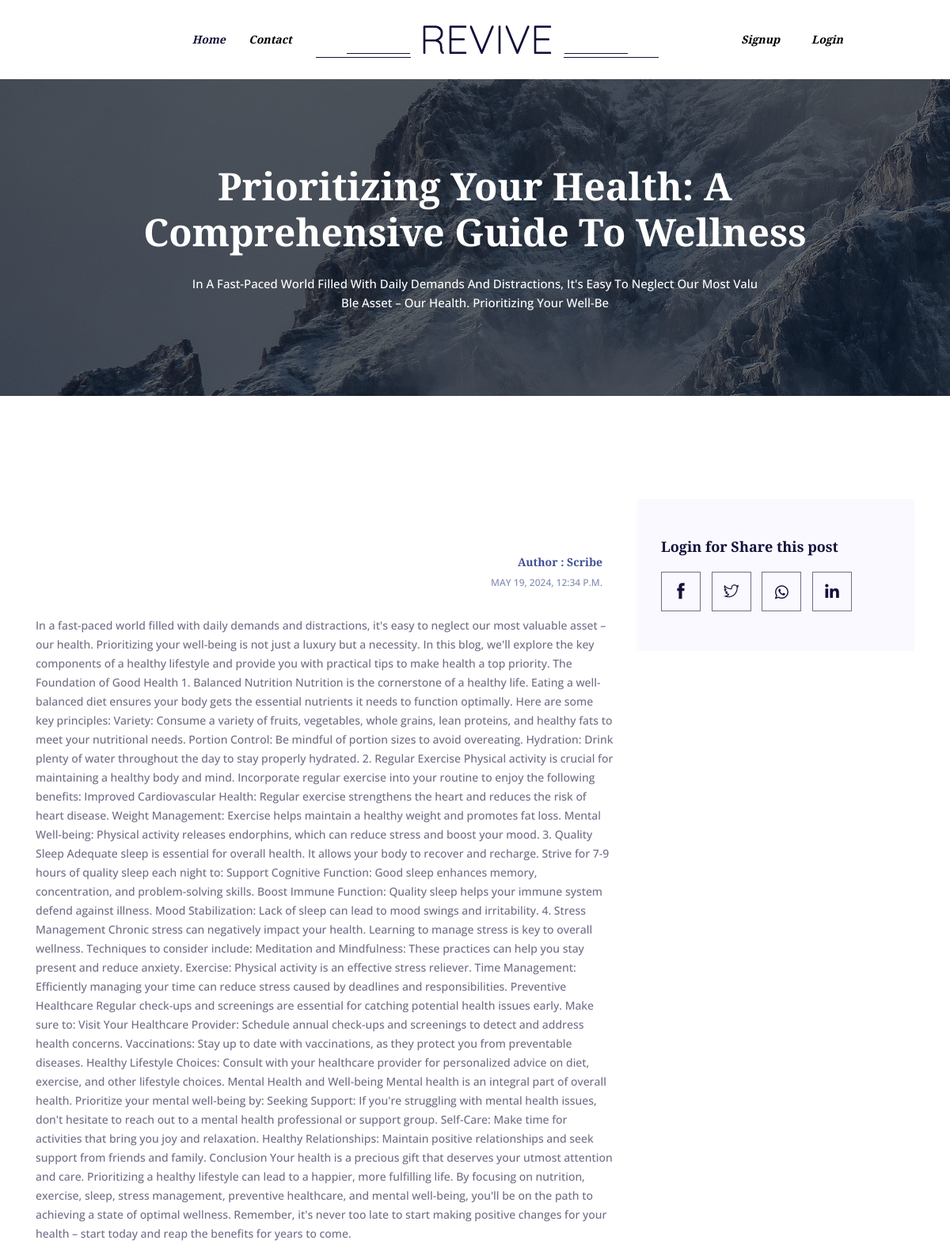
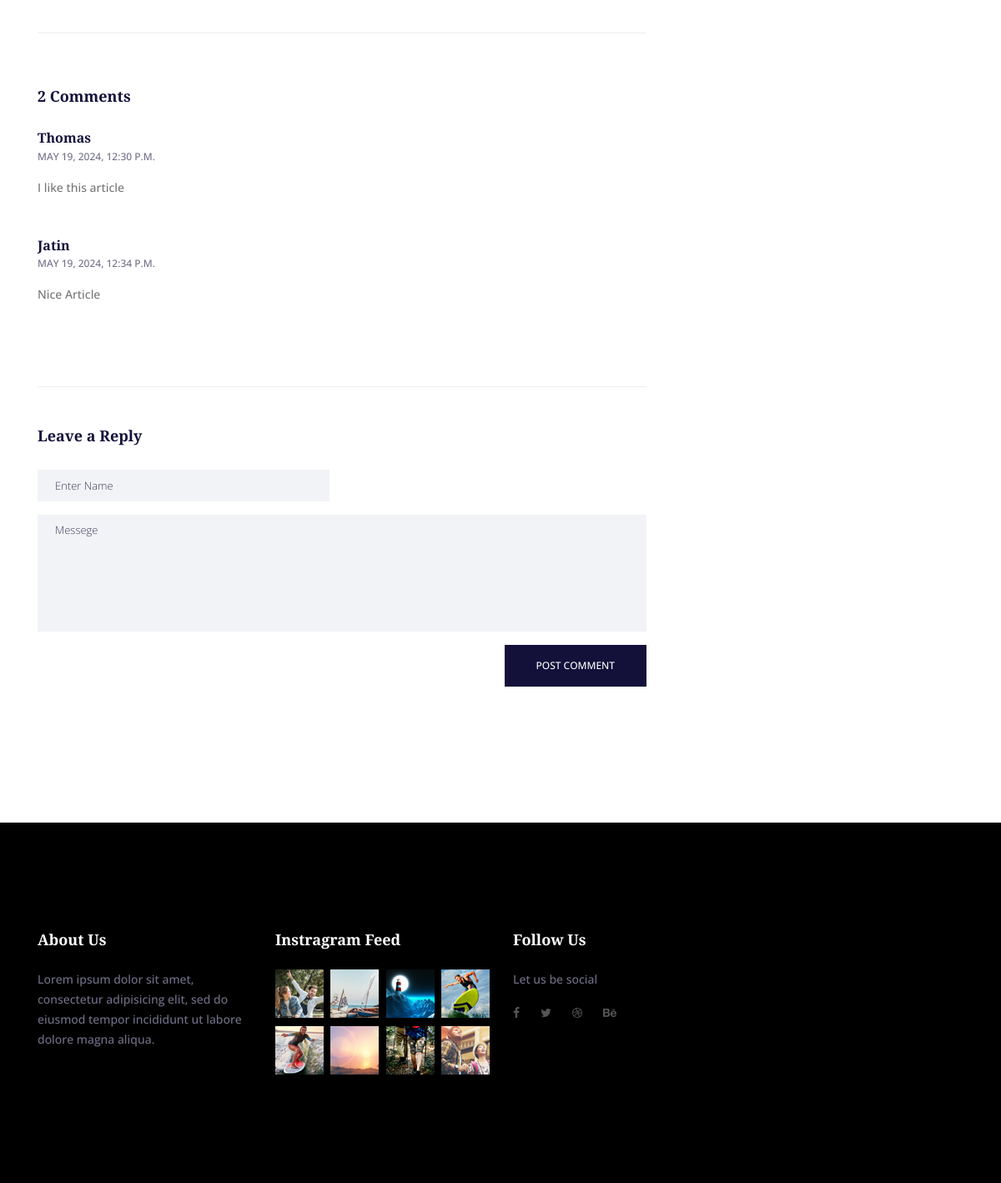
The app's page /single_blog/8862556eaafa4d7091398861e923f5ef with its own data (2 pictures, top to bottom).
### User/models.py (models this page shows, shortened)
class Blog(BaseModel):
    user= models.ForeignKey('user', related_name='user', on_delete=models.CASCADE)
    author_name=models.CharField(max_length=50,null=True,blank=True)
    title=models.CharField(max_length=100,null=True,blank=True)
    category=models.CharField(max_length=50,null=True,blank=True)
    content=models.TextField(blank=True,null=True)
    image = models.ImageField(upload_to="image")
    comment=models.IntegerField(null=True,default=0)

class Comment(BaseModel):
    blog= models.ForeignKey('blog', related_name='blog', on_delete=models.CASCADE)
    name=models.CharField(max_length=30,null=True,blank=True)
    message=models.TextField(blank=True,null=True)

### home/views.py (the view)
# urls.py: path("single_blog/<uid>",views.single_blog,name='single_blog'),
def single_blog(request,uid):
    if 'uid' in request.COOKIES and 'email' in request.COOKIES:
        email=request.COOKIES['email']
        uuid=request.COOKIES['uid']
        name=request.COOKIES['name']
        user=User.objects.get(uid=uuid)
        blog_post=Blog.objects.filter(user=user).count
        blog=Blog.objects.get(uid=uid)
        comments=Comment.objects.filter(blog=blog)
        context={
                "blog":blog,"uid":uuid,"user":user,"email":email,'comment':comments,'name':name,
                'blog_post':blog_post
                }
        return render(request,'Blog/blog-single.html',context)
    else:
        blog=Blog.objects.get(uid=uid)
        comments=Comment.objects.filter(blog=blog)
        context={
                'blog':blog,
                'comment':comments
            }
        return render(request,'Blog/blog-single.html',context)

### templates/Blog/blog-single.html (shortened to what this page needs)
{%extends 'Blog/base.html'%}
{%load static%}
{%block body%}
<body>
     {%if blog%}
     <section class="banner-area relative">
        <div class="overlay overlay-bg"></div>
      <div class="banner-content text-center">
        <h1>{{blog.title}}</h1>
        <p>{{blog.content|slice:'100'}} <br />{{blog.content|slice:'101:150'}}   </p>
      </div>
    </section>
        <section class="blog_area section-gap single-post-area">
            <div class="container">
                <div class="row">
                    <div class="col-lg-8">
       					<div class="main_blog_details">
       						<div class="user_details">
       							<div class="float-right mt-sm-0 mt-5">
       								<div class="media">
       									<div class="media-body">
       										<h5 class="mt-5">Author : {{blog.author_name}}</h5>
       										<p>{{blog.created_at}}</p>
       									</div>
       								</div>
       							</div>
       						</div>
                    <p>{{blog.content}}</p>
                  {%endif%}
      						<div class="news_d_footer flex-column flex-sm-row">
      						</div>
       					</div>
						{% if comment%}
                        <div class="comments-area">
                            <h4>{{comment.count}} Comments</h4>
							{% for i in comment%}
                            <div class="comment-list">
                                <div class="single-comment justify-content-between d-flex">
                                    <div class="user justify-content-between d-flex">
                                        <div class="desc">
                                            <h5><a href="#">{{i.name}}</a></h5>
                                            <p class="date">{{i.created_at}}</p>
                                            <p class="comment">
                                                {{i.message}}
                                            </p>
                                        </div>
                                    </div>
                                </div>
                            </div>
							{%endfor%}
                        </div>
						{%endif%}
                        <div class="comment-form">
                            <h4>Leave a Reply</h4>
                            <form action="{% url 'comment' uid=blog.uid %}" method="post">
                                <div class="form-group form-inline">
                                  <div class="form-group col-lg-6 col-md-6 name">
                                    <input type="text" class="form-control" id="name"  name="name" placeholder="Enter Name" onfocus="this.placeholder = ''" onblur="this.placeholder = 'Enter Name'" required>
                                  </div>
                                </div>
                                <div class="form-group">
                                    <textarea class="form-control mb-10" rows="5" name="message" placeholder="Messege" onfocus="this.placeholder = ''" onblur="this.placeholder = 'Messege'" required></textarea>
                                </div>
                                <button class="primary-btn submit_btn">Post Comment</button>
                            </form>
                        </div>
					</div>
                    <div class="col-lg-4 sidebar-widgets">
						<div class="widget-wrap">
		   {%if uid%}
							<div class="single-sidebar-widget share-widget">
							  <h4 class="share-title">Share this post</h4>
							  <div class="social-icons mt-20">
								<!-- <a href="#">
								  <span class="ti-facebook"></span>
								</a> -->
								<!-- <a href="#">
								  <span class="ti-twitter"></span>
								</a> -->
								<a href="whatsapp://send?text=Check out this blog post: http://127.0.0.1:8000{% url 'single_blog' uid=blog.uid %}" target="_blank" rel="noopener">
									<i class="fa fa-whatsapp" aria-hidden="true"></i>
								</a>
								<a href="https://www.linkedin.com/shareArticle?mini=true&url=http://127.0.0.1:8000{% url 'single_blog' uid=blog.uid %}&title=YOUR_BLOG_POST_TITLE&summary=YOUR_BLOG_POST_DESCRIPTION" target="_blank" rel="noopener">
									<i class="fa fa-linkedin"></i>
									{%else%}
							<div class="single-sidebar-widget share-widget">
								<h4 class="">Login for Share this post</h4>
								<div class="social-icons mt-20">
								  <a href="#">
									<span class="ti-facebook"></span>
								  </a>
								  <a href="#">
									<span class="ti-twitter"></span>
								  </a>
								  <a hre="" target="_blank" rel="noopener">
									  <i class="fa fa-whatsapp" aria-hidden="true"></i>
								  </a>
								  <a href="" target="_blank" rel="noopener">
									  <i class="fa-brands fa-linkedin"></i>								</a>
								</div>
							  </div>
							{%endif%}
						  </div>
						</div>
                </div>
            </div>
        </section>
        {%endblock body%}

### templates/Blog/base.html (shortened to what this page needs)
{%load static%}
<!DOCTYPE html>
<html lang="zxx" class="no-js">
  <head>
      <link
    rel="stylesheet"
    href="https://cdnjs.cloudflare.com/ajax/libs/font-awesome/6.0.0-beta3/css/all.min.css"
  />
    <link rel="stylesheet" href="{% static 'css/linearicons.css' %}" />
    <link rel="stylesheet" href="{% static 'css/font-awesome.min.css' %}" />
    <link rel="stylesheet" href="{% static 'css/magnific-popup.css' %}" />
    <link rel="stylesheet" href="{% static 'css/nice-select.css' %}" />
    <link rel="stylesheet" href="{% static 'css/owl.carousel.css' %}" />
    <link rel="stylesheet" href="{% static 'css/bootstrap.css' %}" />
    <link rel="stylesheet" href="{% static 'css/bootstrap-datepicker.css' %}" />
    <link rel="stylesheet" href="{% static 'css/themify-icons.css' %}" />
    <link rel="stylesheet" href="{% static 'css/main.css' %}" />
  </head>
  <body>
  <header class="header-area">
    <div class="container">
      <div class="header-wrap">
        <div
          class="header-top d-flex justify-content-between align-items-lg-center navbar-expand-lg"
        >
          <div class="col menu-left">
            <a class="active" href="/">Home</a>
            <a href="/contact">Contact</a>
          </div>
          <div class="col-5 text-lg-center mt-2 mt-lg-0">
            <span class="logo-outer">
              <span class="logo-inner">
                  <img class="mx-auto" src="{% static 'img/logo.png'%}" alt="">
              </span>
            </span>
          </div>
          <nav class="col navbar navbar-expand-lg justify-content-end">
            <div
              class="collapse navbar-collapse menu-right"
              id="collapsibleNavbar"
            >
              <ul class="navbar-nav justify-content-center w-100">
                {% if uid %}
                <li class="nav-item">
                  <a class="nav-link" href="user/postblog">Post Blog</a>
                </li>
                  <li class="nav-item dropdown">
                    <a
                    class="nav-link dropdown-toggle"
                    href="#"
                    id="navbardrop"
                    data-toggle="dropdown"
                  >
                  <button class="btn btn-dark"> {{name}}</button>
                  </a>
                  <div class="dropdown-menu">
                    <a class="dropdown-item" href="">Posts ({{blog_post}})</a>
                    <a class="dropdown-item" href="user/logout">Logout</a>
                  </div>
                </li>
                {%else%}
                <li class="nav-item">
                  <a class="nav-link" href="user/signup">Signup</a>
                </li>
                <li class="nav-item">
                    <a class="nav-link" href="/user/signin">Login</a>
                  </li>
                {%endif%}
              </ul>
            </div>
          </nav>
        </div>
      </div>
    </div>
  </header>
    {%block body%}
    {%endblock body%}
  </body>
    <footer class="footer-area section-gap">
        <div class="container">
          <div class="row">
            <div class="col-lg-3  col-md-6 col-sm-6">
              <div class="single-footer-widget">
                <h6>About Us</h6>
                <p>
                  Lorem ipsum dolor sit amet, consectetur adipisicing elit, sed do eiusmod tempor incididunt ut labore dolore
                  magna aliqua.
                </p>
              </div>
            </div>
            <div class="col-lg-3  col-md-6 col-sm-6">
              <div class="single-footer-widget mail-chimp">
                <h6 class="mb-20">Instragram Feed</h6>
                <ul class="instafeed d-flex flex-wrap">
                  <li><img src="{% static 'img/instagram/i1.jpg'%}" alt=""></li>
                  <li><img src="{% static 'img/instagram/i2.jpg'%}" alt=""></li>
                  <li><img src="{% static 'img/instagram/i3.jpg'%}" alt=""></li>
                  <li><img src="{% static 'img/instagram/i4.jpg'%}" alt=""></li>
                  <li><img src="{% static 'img/instagram/i5.jpg'%}" alt=""></li>
                  <li><img src="{% static 'img/instagram/i6.jpg'%}" alt=""></li>
                  <li><img src="{% static 'img/instagram/i7.jpg'%}" alt=""></li>
                  <li><img src="{% static 'img/instagram/i8.jpg'%}" alt=""></li>
                </ul>
              </div>
            </div>
            <div class="col-lg-2 col-md-6 col-sm-6">
              <div class="single-footer-widget">
                <h6>Follow Us</h6>
                <p>Let us be social</p>
                <div class="footer-social d-flex align-items-center">
                  <a href="#"><i class="fa fa-facebook"></i></a>
                  <a href="#"><i class="fa fa-twitter"></i></a>
                  <a href="#"><i class="fa fa-dribbble"></i></a>
                  <a href="#"><i class="fa fa-behance"></i></a>
                </div>
              </div>
            </div>
        </div>
      </footer>
    </body>
  </html>

### records on screen
Blog: title "Prioritizing Your Health: A Comprehensive Guide To Wellness", content "In A Fast-Paced World Filled With Daily Demands And Distractions, It's Easy To Neglect Our Most Valu", content "Ble Asset – Our Health. Prioritizing Your Well-Be", author_name "Scribe", created_at "MAY 19, 2024, 12:34 P.M.", content "In a fast-paced world filled with daily demands and distractions, it's easy to neglect our most valuable asset – our health. Prioritizing your well-being is not just a luxury but a necessity. In this blog, we'll explore the key components of a healthy lifestyle and provide you with practical tips to make health a top priority. The Foundation of Good Health 1. Balanced Nutrition Nutrition is the cornerstone of a healthy life. Eating a well-balanced diet ensures your body gets the essential nutrients it needs to function optimally. Here are some key principles: Variety: Consume a variety of fruits, vegetables, whole grains, lean proteins, and healthy fats to meet your nutritional needs.…"
Comment: name "Thomas", created_at "MAY 19, 2024, 12:30 P.M.", message "I like this article"
Comment: name "Jatin", created_at "MAY 19, 2024, 12:34 P.M.", message "Nice Article"

### other values on screen
{{ comment.count }} "2"
